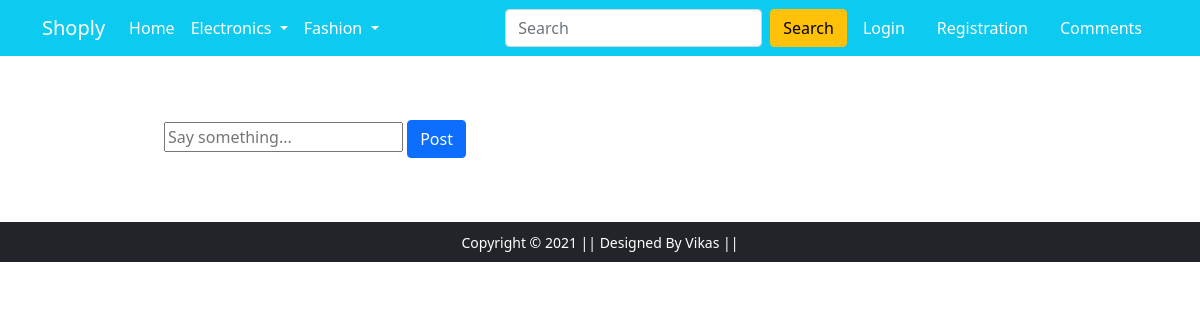
The app's page /comment/, older data.
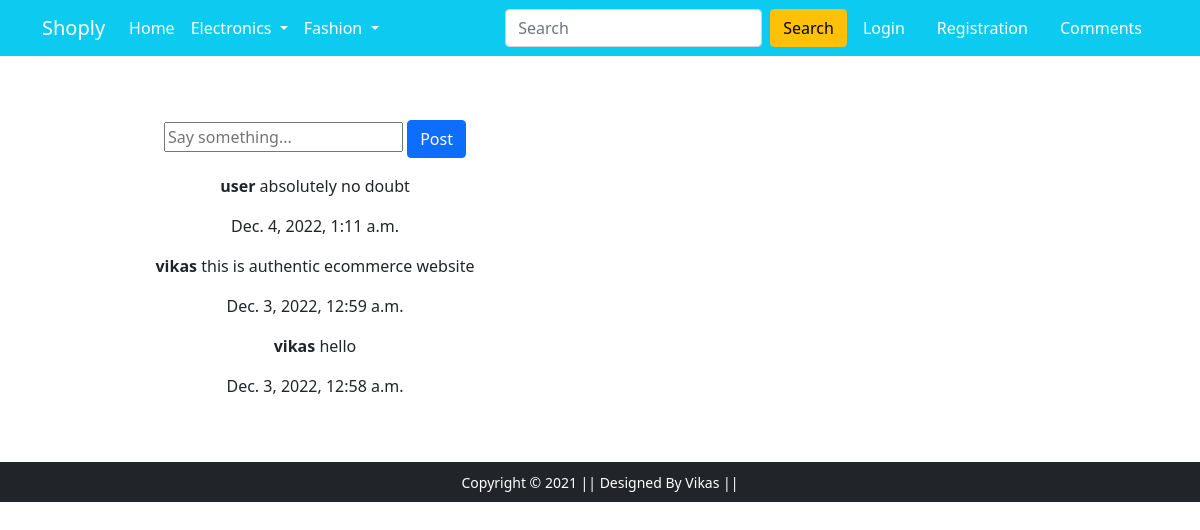
The same page, newer data.
### app/models.py (models this page shows)
class Comment(models.Model):
    body = models.TextField()
    author = models.ForeignKey(User, on_delete=models.CASCADE)
    created_on = models.DateTimeField(auto_now_add=True)

### app/views.py (the view, shortened to what this page needs)
# urls.py: path('comment/', views.CommentView.as_view(), name='comment'),
class CommentView(View):
    def get(self, request, *args, **kwargs):
        comments = Comment.objects.all().order_by('-created_on')
        form = CommentForm()
        context = {
            'form':form,
            'comments':comments
        }
        return render(request, 'app/comment.html', context)

### app/forms.py
class CommentForm(forms.ModelForm):
    body = forms.CharField(label='', widget=forms.TextInput(attrs={'row':'3', 'placeholder':'Say something...'}))
    class Meta:
        model = Comment
        fields = ['body']

### app/templates/app/comment.html (shortened to what this page needs)
{% extends 'app/base.html' %}
{% block main-content %}
<div class="container text-center my-5">
    <div class="row">
        <div class="col-md-6 col-sm-5 justify-content-center">
            <form action="" method="post">
                {{form}}
                <input type="submit" class="btn btn-primary my-3" value="Post">
            </form>
            {% for comment in comments %}
            <p><strong>{{ comment.author }}</strong> {{ comment.body }}</p>
            <p>{{ comment.created_on }}</p>
            {% endfor %}
        </div>
    </div>
</div>
{% endblock main-content %}

Row changes from the older to the newer data that the page shows:
added Comment: author "user", body "absolutely no doubt", created_on "Dec. 4, 2022, 1:11 a.m."
added Comment: author "vikas", body "this is authentic ecommerce website", created_on "Dec. 3, 2022, 12:59 a.m."
added Comment: author "vikas", body "hello", created_on "Dec. 3, 2022, 12:58 a.m."
